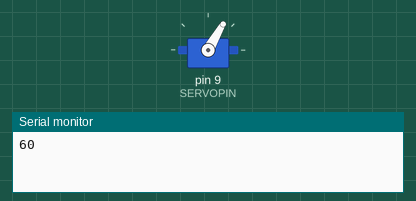
Recording of a sketch running on a simulated Arduino Uno, built with avr-gcc and run on an emulated ATmega328P. Parts: servo, the last lines printed to the serial monitor.

Above: at 0.05 s.
At 1.0 s:
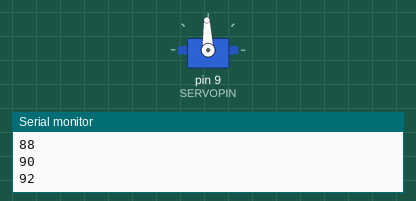
At 1.55 s:
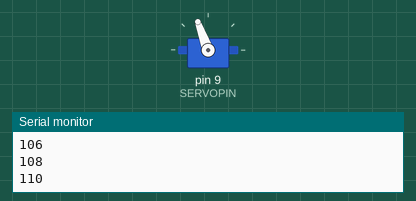
At 3.1 s:
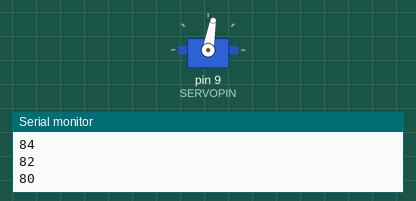
Timing chart, 0 to 8.6 s (numbered marks = the images above):
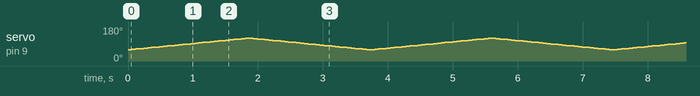

The sketch:

servo_test.ino
```cpp
#include <Servo.h>

#define SERVOPIN 9
Servo s;

void setup() {
  Serial.begin(9600);
  s.attach(SERVOPIN);
}

void loop() {
  for (int a = 60; a <= 120; a += 2) { s.write(a); Serial.println(a); delay(60); }
  for (int a = 120; a >= 60; a -= 2) { s.write(a); Serial.println(a); delay(60); }
}
```
